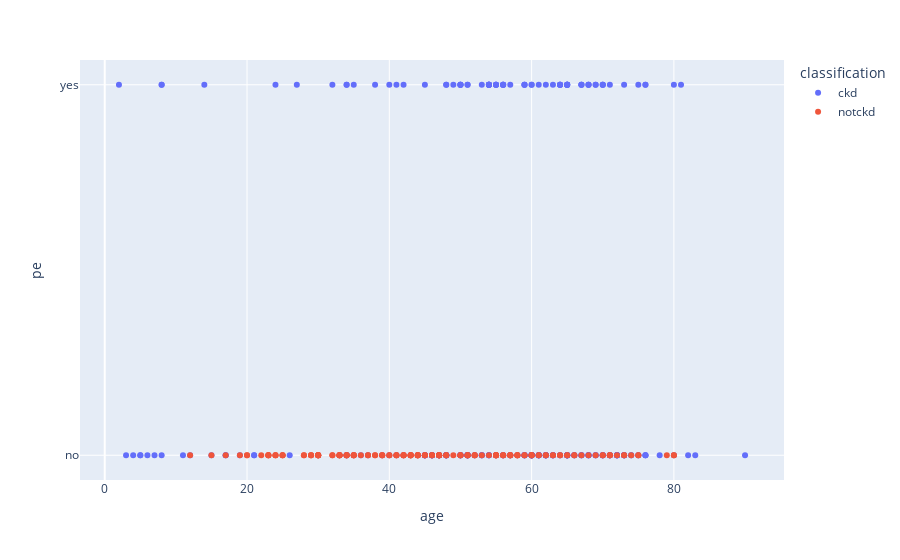

Notebook code cell kept with this figure:
### Code cell
px.scatter(data, x="age", y="pe", color="classification")

### Figure 1 — Plotly figure (JSON) as saved in the notebook; plotly's stock layout.template omitted (floating-point values rounded to 4 significant figures; data arrays with more than 128 entries replaced by an {"elided": "..."} marker saying what was removed)
{"data": [{"hovertemplate": "classification=ckd<br>age=%{x}<br>pe=%{y}<extra></extra>", "legendgroup": "ckd", "marker": {"color": "#636efa", "symbol": "circle"}, "mode": "markers", "name": "ckd", "orientation": "h", "showlegend": true, "type": "scatter", "x": {"elided": "250 int values"}, "xaxis": "x", "y": {"elided": "250 str values"}, "yaxis": "y"}, {"hovertemplate": "classification=notckd<br>age=%{x}<br>pe=%{y}<extra></extra>", "legendgroup": "notckd", "marker": {"color": "#EF553B", "symbol": "circle"}, "mode": "markers", "name": "notckd", "orientation": "h", "showlegend": true, "type": "scatter", "x": {"elided": "150 int values"}, "xaxis": "x", "y": {"elided": "150 str values"}, "yaxis": "y"}], "layout": {"legend": {"title": {"text": "classification"}, "tracegroupgap": 0}, "margin": {"t": 60}, "xaxis": {"anchor": "y", "domain": [0, 1], "title": {"text": "age"}}, "yaxis": {"anchor": "x", "domain": [0, 1], "title": {"text": "pe"}}}}
